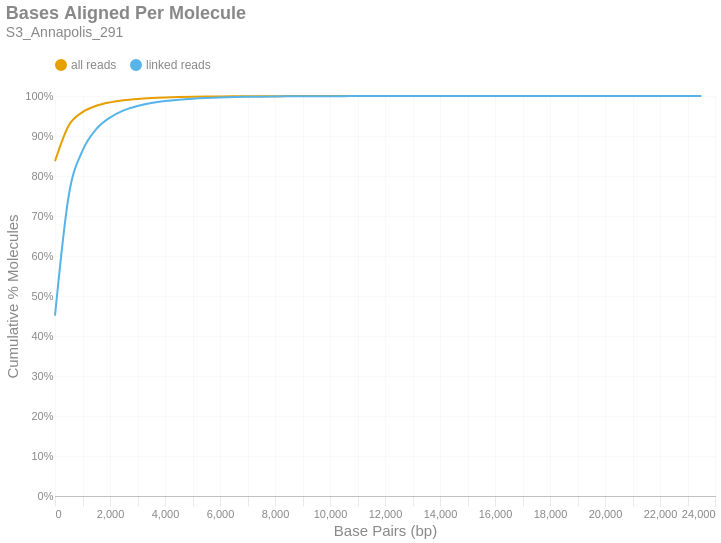

The cell this chart's notebook holds for it:
### Markdown cell above
### Bases Aligned Per Molecule
This is a cumulative frequency distribution showing the number of base pairs aligned per unique molecule. These data are shown in 500 bp bins. There are two distributions: one with `all reads` (yellow) and another with only `linked reads` (blue). The percent of molecules in the `linked reads` distribution is relative to the total number of linked molecules.

### Code cell
if SKIPLR:
    print_html(f"Skipped")
else:
    binned_df = consolidated_hist(valids['aligned_bp'], mask, 500, True)
    with SafeRender(binned_df):
        (
            density_plot(binned_df, 'Bases Aligned Per Molecule', samplename, 'basesper')
            .encode(
                x=alt.X('bin:Q', title="Base Pairs (bp)").axis(tickMinStep=500).scale(padding=0),
                y=alt.Y('value:Q', title='Cumulative % Molecules')
                    .axis(format='%')
                    .scale(domain = [0,1])
                    .stack(False),
                color=alt.Color("key:N").scale(domain = ["all reads", "linked reads"]),
                tooltip = [
                    alt.Tooltip("key:N", title = "Data Type"),
                    alt.Tooltip("range_label:N", title="Bases Aligned Per Molecule"),
                    alt.Tooltip("value:Q", format = ".2%", title="% Molecules (Cum.)")
                ]
            )
        ).display()

### Figure 1 — Vega-Lite specification as saved in the notebook (floating-point values rounded to 4 significant figures)
{"width": "container", "height": 400, "config": {"title": {"anchor": "start", "dy": -15, "fontSize": 18, "color": "#888888", "subtitleColor": "#888888", "subtitleFontSize": 14}, "arc": {"fill": "#0072B2"}, "axis": {"domainColor": "#888888", "domainWidth": 0.5, "gridWidth": 0.2, "grid": false, "titleFontWeight": 400, "titleFontSize": 15, "labelFontSize": 11, "labelColor": "#888888", "tickColor": "#888888", "tickWidth": 0.2, "titleColor": "#888888"}, "axisBand": {"grid": false}, "axisX": {"grid": true, "tickSize": 10, "domainCap": "round"}, "axisY": {"domain": false, "grid": true, "tickSize": 0, "domainCap": "round"}, "background": "transparent", "header": {"labelFontSize": 15, "labelColor": "#888888", "titleFontSize": 15, "titleFontWeight": 600, "titleColor": "#888888"}, "legend": {"labelFont": "sans-serif", "labelFontSize": 12, "labelColor": "#888888", "symbolSize": 100, "symbolType": "circle", "titleFontSize": 12, "titlePadding": 10, "titleColor": "#888888", "title": null, "orient": "top"}, "range": {"category": ["#E69F00", "#56B4E9", "#009E73", "#F0E442", "#0072B2", "#D55E00", "#CC79A7", "#000000"], "diverging": ["#cfe8f3", "#a2d4ec", "#73bfe2", "#46abdb", "#1696d2", "#12719e"]}, "area": {"fill": "#0072B2", "fillOpacity": 0.7, "line": true, "strokeOpacity": 0.7}, "line": {"color": "#0072B2", "stroke": "#0072B2", "strokeWidth": 2}, "trail": {"color": "#0072B2", "stroke": "#0072B2", "strokeWidth": 0, "size": 1}, "point": {"filled": true, "fillOpacity": 1.0, "size": 95}, "text": {"color": "#888888", "fontSize": 11, "align": "right", "fontWeight": 400, "size": 11}, "bar": {"fill": "#0072B2", "stroke": null}, "view": {"stroke": null, "continuousWidth": 660, "continuousHeight": 400}}, "data": {"name": "data-a53d5b5f683b8ef4194e7395e7654f7e"}, "mark": {"type": "line", "interpolate": "monotone", "point": {"opacity": 0, "size": 275}}, "encoding": {"color": {"field": "key", "scale": {"domain": ["all reads", "linked reads"]}, "type": "nominal"}, "tooltip": [{"field": "key", "title": "Data Type", "type": "nominal"}, {"field": "range_label", "title": "Bases Aligned Per Molecule", "type": "nominal"}, {"field": "value", "format": ".2%", "title": "% Molecules (Cum.)", "type": "quantitative"}], "x": {"axis": {"tickMinStep": 500}, "field": "bin", "scale": {"padding": 0}, "title": "Base Pairs (bp)", "type": "quantitative"}, "y": {"axis": {"format": "%"}, "field": "value", "scale": {"domain": [0, 1]}, "stack": false, "title": "Cumulative % Molecules", "type": "quantitative"}}, "params": [{"name": "param_c36ac31b6afebe62", "select": {"type": "point", "fields": ["key"]}, "bind": "legend"}], "title": {"text": "Bases Aligned Per Molecule", "subtitle": "S3_Annapolis_291"}, "transform": [{"fold": ["all reads (cumsum)", "linked reads (cumsum)"]}, {"calculate": "replace(datum.key, ' (cumsum)', '')", "as": "key"}, {"filter": {"param": "param_c36ac31b6afebe62"}}], "usermeta": {"embedOptions": {"downloadFileName": "S3_Annapolis_291.basesper"}}, "$schema": "https://vega.github.io/schema/vega-lite/v6.1.0.json", "datasets": {"data-a53d5b5f683b8ef4194e7395e7654f7e": [{"bin": "0.0", "interval": "0.0-500.0", "all reads": 0.8373, "linked reads": 0.4508, "all reads (cumsum)": 0.8373, "linked reads (cumsum)": 0.4508, "range_label": "0-499"}, {"bin": "500.0", "interval": "500.0-1000.0", "all reads": 0.0892, "linked reads": 0.3005, "all reads (cumsum)": 0.9265, "linked reads (cumsum)": 0.7513, "range_label": "500-999"}, {"bin": "1000.0", "interval": "1000.0-1500.0", "all reads": 0.03312, "linked reads": 0.1121, "all reads (cumsum)": 0.9596, "linked reads (cumsum)": 0.8634, "range_label": "1000-1499"}, {"bin": "1500.0", "interval": "1500.0-2000.0", "all reads": 0.01588, "linked reads": 0.05375, "all reads (cumsum)": 0.9755, "linked reads (cumsum)": 0.9172, "range_label": "1500-1999"}, {"bin": "2000.0", "interval": "2000.0-2500.0", "all reads": 0.008541, "linked reads": 0.0289, "all reads (cumsum)": 0.9841, "linked reads (cumsum)": 0.9461, "range_label": "2000-2499"}, {"bin": "2500.0", "interval": "2500.0-3000.0", "all reads": 0.005281, "linked reads": 0.01787, "all reads (cumsum)": 0.9893, "linked reads (cumsum)": 0.9639, "range_label": "2500-2999"}, {"bin": "3000.0", "interval": "3000.0-3500.0", "all reads": 0.003285, "linked reads": 0.01112, "all reads (cumsum)": 0.9926, "linked reads (cumsum)": 0.975, "range_label": "3000-3499"}, {"bin": "3500.0", "interval": "3500.0-4000.0", "all reads": 0.002182, "linked reads": 0.007385, "all reads (cumsum)": 0.9948, "linked reads (cumsum)": 0.9824, "range_label": "3500-3999"}, {"bin": "4000.0", "interval": "4000.0-4500.0", "all reads": 0.001492, "linked reads": 0.005048, "all reads (cumsum)": 0.9963, "linked reads (cumsum)": 0.9875, "range_label": "4000-4499"}, {"bin": "4500.0", "interval": "4500.0-5000.0", "all reads": 0.001014, "linked reads": 0.003431, "all reads (cumsum)": 0.9973, "linked reads (cumsum)": 0.9909, "range_label": "4500-4999"}, {"bin": "5000.0", "interval": "5000.0-5500.0", "all reads": 0.0007272, "linked reads": 0.002461, "all reads (cumsum)": 0.998, "linked reads (cumsum)": 0.9934, "range_label": "5000-5499"}, {"bin": "5500.0", "interval": "5500.0-6000.0", "all reads": 0.0005091, "linked reads": 0.001723, "all reads (cumsum)": 0.9986, "linked reads (cumsum)": 0.9951, "range_label": "5500-5999"}, {"bin": "6000.0", "interval": "6000.0-6500.0", "all reads": 0.0003743, "linked reads": 0.001266, "all reads (cumsum)": 0.9989, "linked reads (cumsum)": 0.9964, "range_label": "6000-6499"}, {"bin": "6500.0", "interval": "6500.0-7000.0", "all reads": 0.0002607, "linked reads": 0.0008824, "all reads (cumsum)": 0.9992, "linked reads (cumsum)": 0.9972, "range_label": "6500-6999"}, {"bin": "7000.0", "interval": "7000.0-7500.0", "all reads": 0.000194, "linked reads": 0.0006564, "all reads (cumsum)": 0.9994, "linked reads (cumsum)": 0.9979, "range_label": "7000-7499"}, {"bin": "7500.0", "interval": "7500.0-8000.0", "all reads": 0.0001432, "linked reads": 0.0004845, "all reads (cumsum)": 0.9995, "linked reads (cumsum)": 0.9984, "range_label": "7500-7999"}, {"bin": "8000.0", "interval": "8000.0-8500.0", "all reads": 0.0001194, "linked reads": 0.0004039, "all reads (cumsum)": 0.9996, "linked reads (cumsum)": 0.9988, "range_label": "8000-8499"}, {"bin": "8500.0", "interval": "8500.0-9000.0", "all reads": 8.115e-05, "linked reads": 0.0002746, "all reads (cumsum)": 0.9997, "linked reads (cumsum)": 0.9991, "range_label": "8500-8999"}, {"bin": "9000.0", "interval": "9000.0-9500.0", "all reads": 6.654e-05, "linked reads": 0.0002252, "all reads (cumsum)": 0.9998, "linked reads (cumsum)": 0.9993, "range_label": "9000-9499"}, {"bin": "9500.0", "interval": "9500.0-10000.0", "all reads": 5.125e-05, "linked reads": 0.0001734, "all reads (cumsum)": 0.9998, "linked reads (cumsum)": 0.9995, "range_label": "9500-9999"}, {"bin": "10000.0", "interval": "10000.0-10500.0", "all reads": 3.979e-05, "linked reads": 0.0001346, "all reads (cumsum)": 0.9999, "linked reads (cumsum)": 0.9996, "range_label": "10000-10499"}, {"bin": "10500.0", "interval": "10500.0-11000.0", "all reads": 2.63e-05, "linked reads": 8.9e-05, "all reads (cumsum)": 0.9999, "linked reads (cumsum)": 0.9997, "range_label": "10500-10999"}, {"bin": "11000.0", "interval": "11000.0-11500.0", "all reads": 1.933e-05, "linked reads": 6.542e-05, "all reads (cumsum)": 0.9999, "linked reads (cumsum)": 0.9998, "range_label": "11000-11499"}, {"bin": "11500.0", "interval": "11500.0-12000.0", "all reads": 1.686e-05, "linked reads": 5.705e-05, "all reads (cumsum)": 0.9999, "linked reads (cumsum)": 0.9998, "range_label": "11500-11999"}, {"bin": "12000.0", "interval": "12000.0-12500.0", "all reads": 1.304e-05, "linked reads": 4.412e-05, "all reads (cumsum)": 1.0, "linked reads (cumsum)": 0.9999, "range_label": "12000-12499"}, {"bin": "12500.0", "interval": "12500.0-13000.0", "all reads": 1.101e-05, "linked reads": 3.727e-05, "all reads (cumsum)": 1.0, "linked reads (cumsum)": 0.9999, "range_label": "12500-12999"}, {"bin": "13000.0", "interval": "13000.0-13500.0", "all reads": 7.193e-06, "linked reads": 2.434e-05, "all reads (cumsum)": 1.0, "linked reads (cumsum)": 0.9999, "range_label": "13000-13499"}, {"bin": "13500.0", "interval": "13500.0-14000.0", "all reads": 7.643e-06, "linked reads": 2.586e-05, "all reads (cumsum)": 1.0, "linked reads (cumsum)": 0.9999, "range_label": "13500-13999"}, {"bin": "14000.0", "interval": "14000.0-14500.0", "all reads": 3.147e-06, "linked reads": 1.065e-05, "all reads (cumsum)": 1.0, "linked reads (cumsum)": 1.0, "range_label": "14000-14499"}, {"bin": "14500.0", "interval": "14500.0-15000.0", "all reads": 3.821e-06, "linked reads": 1.293e-05, "all reads (cumsum)": 1.0, "linked reads (cumsum)": 1.0, "range_label": "14500-14999"}, {"bin": "15000.0", "interval": "15000.0-15500.0", "all reads": 3.147e-06, "linked reads": 1.065e-05, "all reads (cumsum)": 1.0, "linked reads (cumsum)": 1.0, "range_label": "15000-15499"}, {"bin": "15500.0", "interval": "15500.0-16000.0", "all reads": 2.697e-06, "linked reads": 9.128e-06, "all reads (cumsum)": 1.0, "linked reads (cumsum)": 1.0, "range_label": "15500-15999"}, {"bin": "16000.0", "interval": "16000.0-16500.0", "all reads": 4.496e-07, "linked reads": 1.521e-06, "all reads (cumsum)": 1.0, "linked reads (cumsum)": 1.0, "range_label": "16000-16499"}, {"bin": "16500.0", "interval": "16500.0-17000.0", "all reads": 2.248e-07, "linked reads": 7.607e-07, "all reads (cumsum)": 1.0, "linked reads (cumsum)": 1.0, "range_label": "16500-16999"}, {"bin": "17000.0", "interval": "17000.0-17500.0", "all reads": 4.496e-07, "linked reads": 1.521e-06, "all reads (cumsum)": 1.0, "linked reads (cumsum)": 1.0, "range_label": "17000-17499"}, {"bin": "17500.0", "interval": "17500.0-18000.0", "all reads": 1.573e-06, "linked reads": 5.325e-06, "all reads (cumsum)": 1.0, "linked reads (cumsum)": 1.0, "range_label": "17500-17999"}, {"bin": "18000.0", "interval": "18000.0-18500.0", "all reads": 4.496e-07, "linked reads": 1.521e-06, "all reads (cumsum)": 1.0, "linked reads (cumsum)": 1.0, "range_label": "18000-18499"}, {"bin": "18500.0", "interval": "18500.0-19000.0", "all reads": 2.248e-07, "linked reads": 7.607e-07, "all reads (cumsum)": 1.0, "linked reads (cumsum)": 1.0, "range_label": "18500-18999"}, {"bin": "19000.0", "interval": "19000.0-19500.0", "all reads": 2.248e-07, "linked reads": 7.607e-07, "all reads (cumsum)": 1.0, "linked reads (cumsum)": 1.0, "range_label": "19000-19499"}, {"bin": "19500.0", "interval": "19500.0-20000.0", "all reads": 2.248e-07, "linked reads": 7.607e-07, "all reads (cumsum)": 1.0, "linked reads (cumsum)": 1.0, "range_label": "19500-19999"}, {"bin": "20000.0", "interval": "20000.0-20500.0", "all reads": 2.248e-07, "linked reads": 7.607e-07, "all reads (cumsum)": 1.0, "linked reads (cumsum)": 1.0, "range_label": "20000-20499"}, {"bin": "20500.0", "interval": "20500.0-21000.0", "all reads": 4.496e-07, "linked reads": 1.521e-06, "all reads (cumsum)": 1.0, "linked reads (cumsum)": 1.0, "range_label": "20500-20999"}, {"bin": "21000.0", "interval": "21000.0-21500.0", "all reads": 0.0, "linked reads": 0.0, "all reads (cumsum)": 1.0, "linked reads (cumsum)": 1.0, "range_label": "21000-21499"}, {"bin": "21500.0", "interval": "21500.0-22000.0", "all reads": 0.0, "linked reads": 0.0, "all reads (cumsum)": 1.0, "linked reads (cumsum)": 1.0, "range_label": "21500-21999"}, {"bin": "22000.0", "interval": "22000.0-22500.0", "all reads": 0.0, "linked reads": 0.0, "all reads (cumsum)": 1.0, "linked reads (cumsum)": 1.0, "range_label": "22000-22499"}, {"bin": "22500.0", "interval": "22500.0-23000.0", "all reads": 0.0, "linked reads": 0.0, "all reads (cumsum)": 1.0, "linked reads (cumsum)": 1.0, "range_label": "22500-22999"}, {"bin": "23000.0", "interval": "23000.0-23500.0", "all reads": 0.0, "linked reads": 0.0, "all reads (cumsum)": 1.0, "linked reads (cumsum)": 1.0, "range_label": "23000-23499"}, {"bin": "23500.0", "interval": "23500.0-24000.0", "all reads": 2.248e-07, "linked reads": 7.607e-07, "all reads (cumsum)": 1.0, "linked reads (cumsum)": 1.0, "range_label": "23500-23999"}]}}
